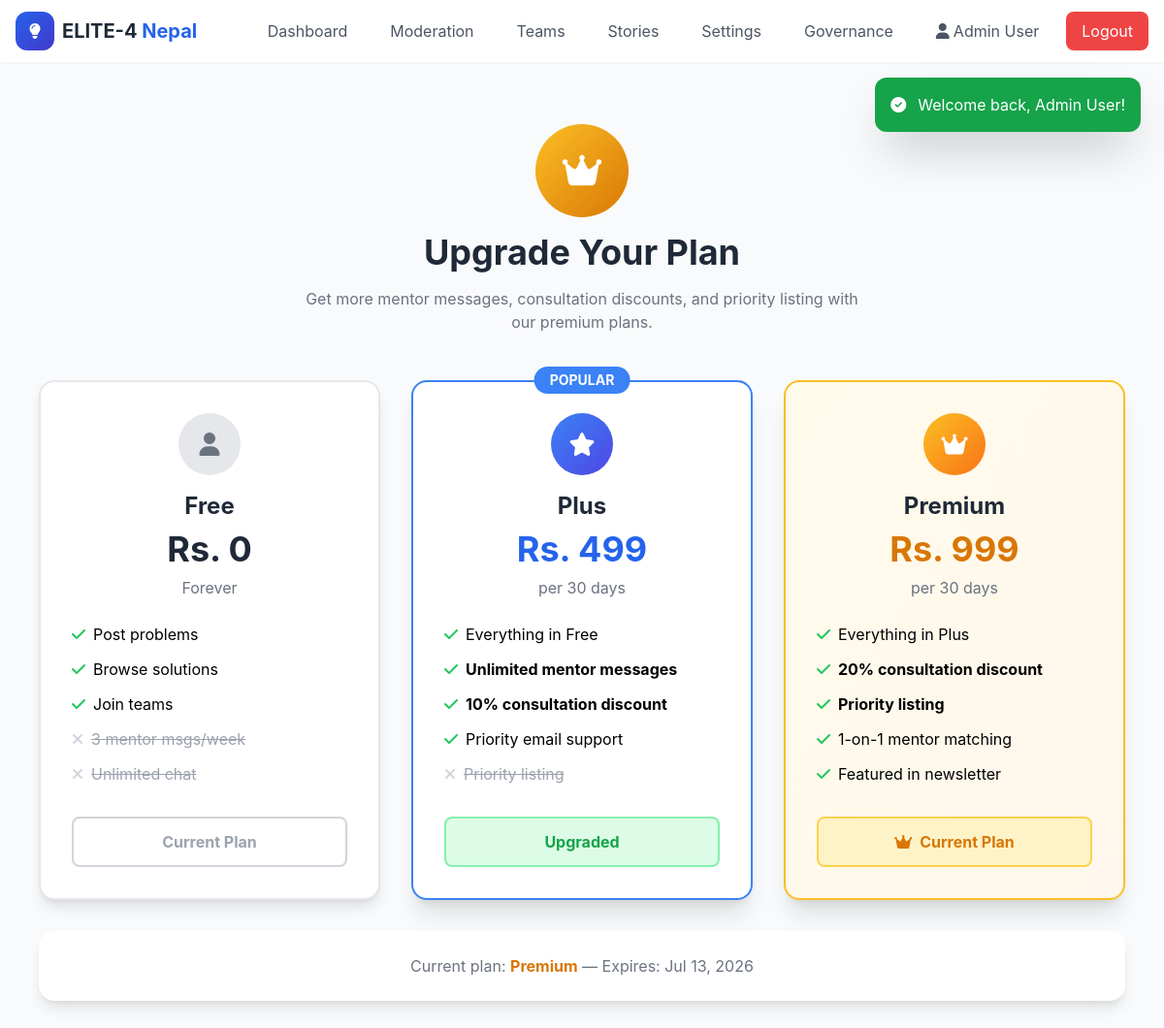
The page /home/user/subscription.php (signed in) on the database its author committed.
### tables this page shows
CREATE TABLE `users` (
  `id` INT AUTO_INCREMENT PRIMARY KEY,
  `name` VARCHAR(100) NOT NULL,
  `email` VARCHAR(100) UNIQUE NOT NULL,
  `phone` VARCHAR(20) DEFAULT NULL,
  `password` VARCHAR(255) NOT NULL,
  `role` ENUM('citizen', 'student', 'sponsor', 'mentor', 'admin', 'moderator') NOT NULL DEFAULT 'citizen',
  `bio` TEXT DEFAULT NULL,
  `skills` TEXT DEFAULT NULL,
  `profile_photo` VARCHAR(255) DEFAULT NULL,
  `date_of_birth` DATE DEFAULT NULL,
  `is_active` TINYINT(1) DEFAULT 1,
  `trust_score` INT DEFAULT 100,
  `projects_completed` INT DEFAULT 0,
  `created_at` TIMESTAMP DEFAULT CURRENT_TIMESTAMP,
  `updated_at` TIMESTAMP DEFAULT CURRENT_TIMESTAMP ON UPDATE CURRENT_TIMESTAMP
);

CREATE TABLE `user_subscriptions` (
  `id` INT AUTO_INCREMENT PRIMARY KEY,
  `user_id` INT NOT NULL,
  `plan` ENUM('free', 'plus', 'premium') NOT NULL DEFAULT 'free',
  `start_date` DATE NOT NULL,
  `end_date` DATE NOT NULL,
  `mentor_messages_used` INT DEFAULT 0,
  `mentor_messages_reset_at` DATE DEFAULT NULL,
  `status` ENUM('active', 'expired', 'cancelled') DEFAULT 'active',
  FOREIGN KEY (`user_id`) REFERENCES `users`(`id`) ON DELETE CASCADE
);

### home/user/subscription.php (the view, shortened to what this page needs)
<?php
require_once 'config.php';
$user = getCurrentUser();
$sub = getUserSubscription($user['id']);
$sub = getUserSubscription($user['id']);
getHeader('Subscription Plans');
?>
<div class="max-w-6xl mx-auto px-4 py-8">
    <div class="text-center mb-12">
        <div class="w-24 h-24 bg-gradient-to-br from-amber-400 to-amber-600 rounded-full flex items-center justify-center mx-auto mb-4">
            <i class="fas fa-crown text-4xl text-white"></i>
        </div>
        <h1 class="text-4xl font-bold text-gray-800 mb-4">Upgrade Your Plan</h1>
        <p class="text-gray-500 max-w-xl mx-auto">Get more mentor messages, consultation discounts, and priority listing with our premium plans.</p>
    </div>
    <div class="grid md:grid-cols-3 gap-8 mb-8">
        <div class="bg-white rounded-2xl shadow-lg p-8 text-center border-2 border-gray-200">
            <div class="w-16 h-16 bg-gray-200 rounded-full flex items-center justify-center mx-auto mb-4">
                <i class="fas fa-user text-2xl text-gray-500"></i>
            </div>
            <h2 class="text-2xl font-bold text-gray-800 mb-2">Free</h2>
            <p class="text-4xl font-bold text-gray-800 mb-2">Rs. 0</p>
            <p class="text-gray-500 mb-6">Forever</p>
            <ul class="text-left space-y-3 mb-8">
                <li class="flex items-center gap-2"><i class="fas fa-check text-green-500"></i> Post problems</li>
                <li class="flex items-center gap-2"><i class="fas fa-check text-green-500"></i> Browse solutions</li>
                <li class="flex items-center gap-2"><i class="fas fa-check text-green-500"></i> Join teams</li>
                <li class="flex items-center gap-2 text-gray-400"><i class="fas fa-times text-gray-300"></i> <del>3 mentor msgs/week</del></li>
                <li class="flex items-center gap-2 text-gray-400"><i class="fas fa-times text-gray-300"></i> <del>Unlimited chat</del></li>
            </ul>
            <div class="px-6 py-3 border-2 border-gray-300 rounded-lg text-gray-400 font-bold">
                Current Plan
            </div>
        </div>
        <div class="bg-white rounded-2xl shadow-xl p-8 text-center border-2 border-blue-500 relative">
            <span class="absolute -top-4 left-1/2 -translate-x-1/2 bg-blue-500 text-white px-4 py-1 rounded-full text-sm font-bold">POPULAR</span>
            <div class="w-16 h-16 bg-gradient-to-br from-blue-500 to-indigo-600 rounded-full flex items-center justify-center mx-auto mb-4">
                <i class="fas fa-star text-2xl text-white"></i>
            </div>
            <h2 class="text-2xl font-bold text-gray-800 mb-2">Plus</h2>
            <p class="text-4xl font-bold text-blue-600 mb-2">Rs. 499</p>
            <p class="text-gray-500 mb-6">per 30 days</p>
            <ul class="text-left space-y-3 mb-8">
                <li class="flex items-center gap-2"><i class="fas fa-check text-green-500"></i> Everything in Free</li>
                <li class="flex items-center gap-2"><i class="fas fa-check text-green-500"></i> <strong>Unlimited mentor messages</strong></li>
                <li class="flex items-center gap-2"><i class="fas fa-check text-green-500"></i> <strong>10% consultation discount</strong></li>
                <li class="flex items-center gap-2"><i class="fas fa-check text-green-500"></i> Priority email support</li>
                <li class="flex items-center gap-2 text-gray-400"><i class="fas fa-times text-gray-300"></i> <del>Priority listing</del></li>
            </ul>
            <?php if ($sub['plan'] === 'plus'): ?>
                <div class="px-6 py-3 bg-blue-100 border-2 border-blue-300 rounded-lg text-blue-600 font-bold">
                    <i class="fas fa-check-circle mr-2"></i>Current Plan
                </div>
            <?php elseif ($sub['plan'] === 'premium'): ?>
                <div class="px-6 py-3 bg-green-100 border-2 border-green-300 rounded-lg text-green-600 font-bold">
                    Upgraded
                </div>
            <?php endif; ?>
        </div>
        <div class="bg-gradient-to-br from-amber-50 to-orange-50 rounded-2xl shadow-xl p-8 text-center border-2 border-amber-400">
            <div class="w-16 h-16 bg-gradient-to-br from-amber-400 to-orange-500 rounded-full flex items-center justify-center mx-auto mb-4">
                <i class="fas fa-crown text-2xl text-white"></i>
            </div>
            <h2 class="text-2xl font-bold text-gray-800 mb-2">Premium</h2>
            <p class="text-4xl font-bold text-amber-600 mb-2">Rs. 999</p>
            <p class="text-gray-500 mb-6">per 30 days</p>
            <ul class="text-left space-y-3 mb-8">
                <li class="flex items-center gap-2"><i class="fas fa-check text-green-500"></i> Everything in Plus</li>
                <li class="flex items-center gap-2"><i class="fas fa-check text-green-500"></i> <strong>20% consultation discount</strong></li>
                <li class="flex items-center gap-2"><i class="fas fa-check text-green-500"></i> <strong>Priority listing</strong></li>
                <li class="flex items-center gap-2"><i class="fas fa-check text-green-500"></i> 1-on-1 mentor matching</li>
                <li class="flex items-center gap-2"><i class="fas fa-check text-green-500"></i> Featured in newsletter</li>
            </ul>
            <?php if ($sub['plan'] === 'premium'): ?>
                <div class="px-6 py-3 bg-amber-100 border-2 border-amber-300 rounded-lg text-amber-600 font-bold">
                    <i class="fas fa-crown mr-2"></i>Current Plan
                </div>
            <?php endif; ?>
        </div>
    </div>
    <div class="bg-white rounded-2xl shadow-lg p-6 text-center">
        <p class="text-gray-500">
            Current plan: <strong class="<?= $sub['plan'] === 'free' ? 'text-gray-600' : ($sub['plan'] === 'plus' ? 'text-blue-600' : 'text-amber-600') ?>"><?= ucfirst(e($sub['plan'])) ?></strong>
            <?php if ($sub['plan'] !== 'free'): ?>
                — Expires: <?= date('M j, Y', strtotime($sub['end_date'])) ?>
            <?php endif; ?>
        </p>
    </div>
</div>
<?php getFooter(); ?>

### config.php (shortened to what this page needs)
<?php
$conn = new mysqli(DB_HOST, DB_USER, DB_PASS, DB_NAME);
$conn->set_charset("utf8mb4");
function e($string) {
    return htmlspecialchars($string ?? '', ENT_QUOTES, 'UTF-8');
}
function getCurrentUser() {
    if (isset($_SESSION['user_id'])) {
        return getUserById($_SESSION['user_id']);
    }
    return null;
}
function getUserById($id) {
    global $conn;
    $stmt = $conn->prepare("SELECT * FROM users WHERE id = ? AND is_active = 1");
    $stmt->bind_param("i", $id);
    $stmt->execute();
    return ($r = $stmt->get_result()) ? $r->fetch_assoc() : null;
}
function getFlash() {
    if (isset($_SESSION['flash'])) {
        $flash = $_SESSION['flash'];
        return $flash;
    }
    return null;
}
function getUserSubscription($userId) {
    global $conn;
    $stmt = $conn->prepare("SELECT * FROM user_subscriptions WHERE user_id = ? AND status = 'active' ORDER BY end_date DESC LIMIT 1");
    $stmt->bind_param("i", $userId);
    $stmt->execute();
    $result = $stmt->get_result();
    $sub = $result->fetch_assoc();
    $plan = $sub['plan'];
    $resetDate = $sub['mentor_messages_reset_at'];
    return [
        'plan' => $plan,
        'mentor_messages_limit' => ($plan === 'free') ? 3 : PHP_INT_MAX,
        'mentor_messages_used' => $sub['mentor_messages_used'],
        'is_plus' => ($plan === 'plus' || $plan === 'premium'),
        'is_premium' => ($plan === 'premium'),
        'start_date' => $sub['start_date'],
        'end_date' => $sub['end_date']
    ];
}
function getHeader($title = 'ELITE-4 Nepal') {
    $user = getCurrentUser();
    $roleNav = '';
    if ($user) {
        $name = e($user['name']);
        $role = $user['role'];
        $navItems = [];
        switch ($role) {
            case 'admin': $navItems = [['admin_dashboard.php','Dashboard'],['admin_chat_moderation.php','Moderation'],['admin_teams.php','Teams'],['admin_success_stories.php','Stories'],['admin_commission.php','Settings'],['governance.php','Governance']]; break;
        }
        $desktopNav = ''; $mobileNavItems = '';
        foreach ($navItems as $item) {
            $desktopNav .= '<a href="'.$item[0].'" class="px-4 py-2 text-gray-600 hover:bg-gray-100 rounded-lg">'.$item[1].'</a>';
        }
        $roleNav = $desktopNav.'<a href="profile.php" class="px-4 py-2 text-gray-600 hover:bg-gray-100 rounded-lg"><i class="fas fa-user mr-1"></i>'.$name.'</a><a href="logout.php" class="px-4 py-2 bg-red-500 text-white rounded-lg hover:bg-red-600">Logout</a>';
    }
    $flash = getFlash();
    $flashHtml = '';
    if ($flash) { $bg = $flash['type']==='success'?'bg-green-600':'bg-red-600'; $ic = $flash['type']==='success'?'check-circle':'exclamation-circle'; $flashHtml = '<div id="flashMsg" class="fixed top-20 right-6 z-50 p-4 rounded-xl shadow-2xl '.$bg.' text-white max-w-sm"><div class="flex items-center gap-3"><i class="fas fa-'.$ic.'"></i><span>'.e($flash['message']).'</span></div></div>'; }
?><!DOCTYPE html><html lang="en"><head><script src="https://cdn.tailwindcss.com"></script><link rel="stylesheet" href="https://cdnjs.cloudflare.com/ajax/libs/font-awesome/6.5.1/css/all.min.css"></head><body class="bg-gray-50"><nav class="bg-white shadow-sm sticky top-0 z-50"><div class="max-w-7xl mx-auto px-4"><div class="flex justify-between items-center h-16"><div class="flex items-center space-x-3"><a href="index.php" class="flex items-center space-x-2"><div class="w-10 h-10 bg-gradient-to-br from-blue-600 to-indigo-700 rounded-xl flex items-center justify-center"><i class="fas fa-lightbulb text-white"></i></div><span class="font-bold text-xl text-gray-800">ELITE-4 <span class="text-blue-600">Nepal</span></span></a></div><div class="hidden md:flex items-center space-x-3"><?=$roleNav?></div></div></div></nav><?= $flashHtml ?><div class="max-w-7xl mx-auto px-4 py-8"><?php
}
function getFooter() {
    echo '</div></body></html>';
}
?>

### config.php (style rules this page uses)
body { font-family:'Inter',sans-serif }

### rows shown on the page
users: name "Admin User"
user_subscriptions: plan "Premium", end_date "Jul 13, 2026"

### other values the page prints
$item[1] "Dashboard Moderation Teams Stories Settings Governance"
$flash['message'] "Welcome back, Admin User!"
